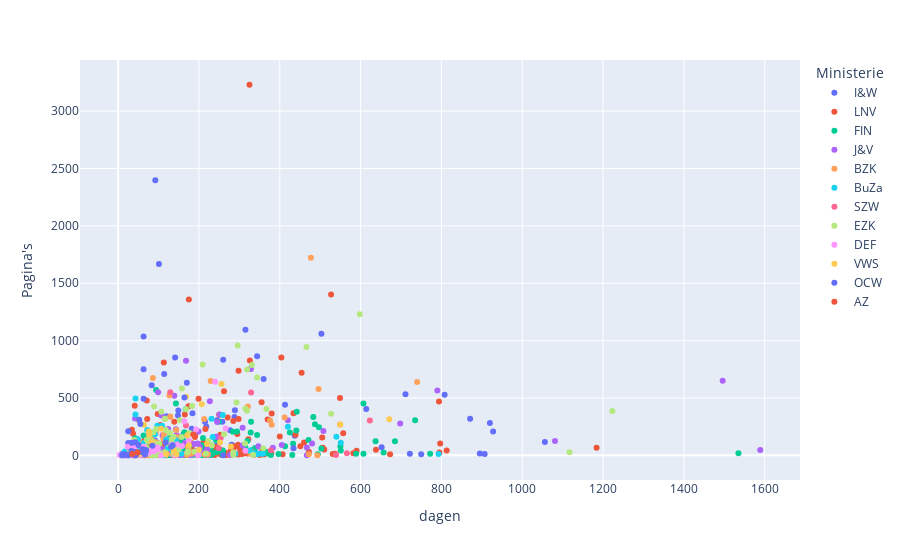

The notebook cell saved with this chart:
### Code cell
# hier komen de functies voor het maken van alle plots!
def avg_doc_len_ministerie(data):
    avg_doc_length = data.groupby('Ministerie')["Pagina's"].mean().reset_index()
    fig = px.bar(avg_doc_length, x='Ministerie', y="Pagina's", 
                 title="Gemiddeld aantal vrijgegeven pagina's per verzoek voor elke ministerie", color='Ministerie')
    
    fig.update_traces(hovertemplate='%{y:.0f}')
    return fig

def verzoeken_per_ministerie(data):
    requests_by_ministry = data.groupby("Ministerie").size().reset_index(name="Aantal Verzoeken")
    fig1 = px.bar(requests_by_ministry, x="Ministerie", y="Aantal Verzoeken", color='Ministerie')
    fig1.update_traces(hovertemplate='%{y:.0f}')
    fig1.show()
    
def scatter(data):
    fig2 = px.scatter(data, x="dagen", y="Pagina's", color="Ministerie")
    fig2.show()

scatter(data)

### Figure 1 — Plotly figure (JSON) as saved in the notebook; plotly's stock layout.template omitted (floating-point values rounded to 4 significant figures; data arrays with more than 128 entries replaced by an {"elided": "..."} marker saying what was removed)
{"data": [{"hovertemplate": "Ministerie=I&W<br>dagen=%{x}<br>Pagina's=%{y}<extra></extra>", "legendgroup": "I&W", "marker": {"color": "#636efa", "symbol": "circle"}, "mode": "markers", "name": "I&W", "orientation": "v", "showlegend": true, "type": "scatter", "x": [162, 137, 245, 112, 218, 110, 277, 62, 181, 337, 750, 27, 895, 1056, 60, 104, 83, 141, 133, 97, 115, 69, 97, 182, 907, 223, 242, 871, 928, 258, 174, 288, 174, 503, 413, 63, 148, 304, 172, 149, 62, 614, 91, 193, 184, 63, 92, 111, 652, 168, 49, 289, 344, 344, 281, 218, 44, 223, 218, 42, 161, 349, 250, 62, 808, 99, 77, 49, 215, 37, 37, 55, 52, 9, 36, 104, 57, 101, 120, 42, 24, 25, 90, 920, 722, 437, 711, 72, 203], "xaxis": "x", "y": [185, 86, 307, 102, 4, 3, 219, 6, 4, 45, 10, 51, 16, 117, 4, 8, 610, 853, 14, 29, 36, 158, 26, 233, 11, 58, 84, 320, 209, 294, 54, 334, 41, 1059, 441, 1036, 348, 38, 8, 390, 3, 404, 130, 35, 368, 750, 2397, 45, 70, 8, 3, 393, 863, 15, 93, 252, 43, 8, 62, 17, 8, 11, 113, 3, 529, 6, 57, 24, 293, 10, 3, 94, 36, 11, 38, 31, 4, 17, 340, 63, 3, 107, 15, 282, 13, 171, 532, 16, 15], "yaxis": "y"}, {"hovertemplate": "Ministerie=LNV<br>dagen=%{x}<br>Pagina's=%{y}<extra></extra>", "legendgroup": "LNV", "marker": {"color": "#EF553B", "symbol": "circle"}, "mode": "markers", "name": "LNV", "orientation": "v", "showlegend": true, "type": "scatter", "x": {"elided": "249 int values"}, "xaxis": "x", "y": {"elided": "249 int values"}, "yaxis": "y"}, {"hovertemplate": "Ministerie=FIN<br>dagen=%{x}<br>Pagina's=%{y}<extra></extra>", "legendgroup": "FIN", "marker": {"color": "#00cc96", "symbol": "circle"}, "mode": "markers", "name": "FIN", "orientation": "v", "showlegend": true, "type": "scatter", "x": {"elided": "129 int values"}, "xaxis": "x", "y": {"elided": "129 int values"}, "yaxis": "y"}, {"hovertemplate": "Ministerie=J&V<br>dagen=%{x}<br>Pagina's=%{y}<extra></extra>", "legendgroup": "J&V", "marker": {"color": "#ab63fa", "symbol": "circle"}, "mode": "markers", "name": "J&V", "orientation": "v", "showlegend": true, "type": "scatter", "x": [790, 109, 242, 467, 45, 24, 36, 698, 56, 1496, 124, 221, 405, 116, 149, 102, 92, 328, 202, 166, 308, 245, 50, 178, 196, 104, 99, 15, 188, 153, 420, 27, 99, 42, 55, 82, 143, 133, 63, 144, 46, 143, 91, 139, 73, 73, 175, 177, 164, 227, 132, 39, 1589, 119, 13, 223, 480, 199, 41, 328, 220, 84, 66, 66, 35, 24, 84, 383, 107, 34, 12, 508, 277, 467, 62, 66, 110, 197, 168, 122, 106, 308, 1081, 183, 160, 207, 126, 125, 347, 97, 244, 7, 146, 120, 251], "xaxis": "x", "y": [566, 6, 162, 2, 3, 3, 7, 277, 2, 650, 230, 62, 91, 22, 8, 5, 27, 752, 76, 109, 240, 291, 28, 33, 17, 31, 19, 6, 98, 3, 306, 6, 550, 322, 10, 194, 227, 8, 27, 178, 21, 6, 9, 520, 3, 3, 20, 3, 11, 471, 24, 8, 47, 50, 7, 8, 103, 208, 6, 752, 51, 141, 2, 2, 66, 29, 54, 67, 348, 7, 2, 212, 6, 69, 20, 14, 176, 103, 824, 47, 59, 85, 126, 9, 8, 28, 18, 107, 80, 8, 162, 8, 59, 69, 357], "yaxis": "y"}, {"hovertemplate": "Ministerie=BZK<br>dagen=%{x}<br>Pagina's=%{y}<extra></extra>", "legendgroup": "BZK", "marker": {"color": "#FFA15A", "symbol": "circle"}, "mode": "markers", "name": "BZK", "orientation": "v", "showlegend": true, "type": "scatter", "x": [148, 69, 144, 170, 144, 175, 329, 136, 94, 115, 105, 118, 740, 98, 49, 183, 146, 42, 134, 22, 41, 37, 9, 112, 93, 116, 46, 117, 549, 327, 86, 221, 493, 76, 477, 57, 321, 376, 496, 75, 97, 412, 472, 102, 134, 109, 123, 380, 86, 78, 113, 129, 48, 35, 92, 57, 27, 214, 66, 84, 222, 47, 40, 66, 42, 181, 35, 137, 145, 25, 213, 91, 92, 23, 76, 66, 34, 229, 69, 67, 81, 127, 62, 129, 52, 35, 173], "xaxis": "x", "y": [43, 6, 5, 3, 220, 52, 34, 22, 49, 16, 5, 32, 639, 237, 48, 24, 158, 2, 15, 2, 3, 6, 6, 143, 199, 320, 48, 2, 270, 14, 26, 7, 2, 13, 1723, 47, 425, 303, 579, 132, 4, 329, 9, 7, 99, 8, 135, 266, 675, 6, 180, 338, 10, 5, 116, 108, 3, 7, 10, 171, 8, 2, 3, 2, 6, 15, 53, 16, 69, 5, 316, 38, 61, 4, 2, 46, 54, 648, 4, 6, 7, 522, 61, 337, 304, 2, 70], "yaxis": "y"}, {"hovertemplate": "Ministerie=BuZa<br>dagen=%{x}<br>Pagina's=%{y}<extra></extra>", "legendgroup": "BuZa", "marker": {"color": "#19d3f3", "symbol": "circle"}, "mode": "markers", "name": "BuZa", "orientation": "v", "showlegend": true, "type": "scatter", "x": [326, 114, 119, 28, 24, 46, 138, 420, 125, 259, 167, 91, 62, 109, 43, 63, 103, 97, 84, 94, 231, 43, 551, 64, 340, 290, 345, 351, 359, 336, 345, 136, 82, 41, 52, 156, 49, 139, 143, 85, 6, 42, 58, 30, 88, 18, 123, 64, 39, 49, 234, 17, 65, 98, 540, 69, 139, 53, 46, 24, 793, 16, 87, 72], "xaxis": "x", "y": [40, 3, 139, 2, 2, 64, 122, 249, 97, 351, 402, 182, 54, 259, 356, 24, 11, 259, 21, 19, 319, 496, 110, 107, 16, 15, 15, 15, 15, 16, 15, 31, 23, 10, 11, 14, 141, 29, 131, 22, 2, 30, 11, 19, 12, 8, 63, 15, 6, 5, 159, 5, 28, 52, 163, 74, 105, 23, 89, 2, 12, 33, 9, 222], "yaxis": "y"}, {"hovertemplate": "Ministerie=SZW<br>dagen=%{x}<br>Pagina's=%{y}<extra></extra>", "legendgroup": "SZW", "marker": {"color": "#FF6692", "symbol": "circle"}, "mode": "markers", "name": "SZW", "orientation": "v", "showlegend": true, "type": "scatter", "x": [55, 378, 623, 249, 91, 79, 99, 254, 566, 105, 539, 329, 111, 92, 92, 70, 168, 129], "xaxis": "x", "y": [5, 45, 304, 61, 43, 3, 8, 153, 18, 7, 3, 548, 17, 19, 21, 15, 261, 550], "yaxis": "y"}, {"hovertemplate": "Ministerie=EZK<br>dagen=%{x}<br>Pagina's=%{y}<extra></extra>", "legendgroup": "EZK", "marker": {"color": "#B6E880", "symbol": "circle"}, "mode": "markers", "name": "EZK", "orientation": "v", "showlegend": true, "type": "scatter", "x": [95, 199, 285, 319, 598, 223, 232, 100, 94, 1117, 176, 334, 217, 132, 77, 35, 40, 89, 88, 95, 85, 116, 153, 285, 94, 69, 135, 1223, 331, 527, 128, 102, 293, 168, 262, 314, 344, 319, 138, 183, 157, 189, 137, 315, 359, 116, 296, 71, 86, 81, 133, 158, 23, 73, 137, 118, 78, 81, 107, 466, 44, 87, 85, 28, 63, 61, 89, 55, 173, 77, 64, 209, 50, 98, 171, 104, 126, 98, 150, 98, 367], "xaxis": "x", "y": [57, 8, 28, 389, 1230, 126, 87, 11, 4, 27, 196, 6, 16, 107, 47, 23, 133, 88, 3, 96, 125, 28, 305, 6, 230, 76, 62, 386, 788, 363, 197, 101, 461, 402, 183, 104, 678, 749, 50, 430, 160, 32, 9, 406, 63, 320, 958, 136, 50, 3, 142, 583, 4, 126, 163, 220, 173, 9, 381, 944, 28, 201, 7, 22, 20, 16, 425, 12, 33, 22, 9, 792, 26, 91, 25, 18, 100, 97, 52, 15, 403], "yaxis": "y"}, {"hovertemplate": "Ministerie=DEF<br>dagen=%{x}<br>Pagina's=%{y}<extra></extra>", "legendgroup": "DEF", "marker": {"color": "#FF97FF", "symbol": "circle"}, "mode": "markers", "name": "DEF", "orientation": "v", "showlegend": true, "type": "scatter", "x": [266, 146, 22, 29, 133, 25, 88, 9, 63, 4, 158, 82, 46, 240, 198, 98, 315, 193, 77, 142, 90, 90, 34, 164, 22, 43, 18, 24, 48, 54, 48, 37, 42, 54, 107, 22, 37, 175, 96], "xaxis": "x", "y": [235, 95, 2, 3, 93, 2, 36, 1, 75, 3, 82, 41, 13, 642, 2, 54, 40, 225, 22, 2, 48, 42, 2, 298, 1, 2, 2, 76, 2, 8, 6, 58, 78, 2, 2, 2, 26, 130, 70], "yaxis": "y"}, {"hovertemplate": "Ministerie=VWS<br>dagen=%{x}<br>Pagina's=%{y}<extra></extra>", "legendgroup": "VWS", "marker": {"color": "#FECB52", "symbol": "circle"}, "mode": "markers", "name": "VWS", "orientation": "v", "showlegend": true, "type": "scatter", "x": [279, 168, 256, 76, 64, 64, 671, 200, 252, 138, 207, 171, 106, 550, 119, 51, 46, 220, 46, 83, 49, 56, 42, 77, 175, 144], "xaxis": "x", "y": [78, 510, 623, 208, 27, 266, 315, 50, 112, 38, 445, 175, 232, 270, 9, 8, 16, 100, 28, 114, 15, 22, 7, 180, 89, 10], "yaxis": "y"}, {"hovertemplate": "Ministerie=OCW<br>dagen=%{x}<br>Pagina's=%{y}<extra></extra>", "legendgroup": "OCW", "marker": {"color": "#636efa", "symbol": "circle"}, "mode": "markers", "name": "OCW", "orientation": "v", "showlegend": true, "type": "scatter", "x": [434, 360, 40, 63, 61, 44, 49, 15, 135, 19, 315, 260, 260, 131, 101, 114, 170, 41, 42, 164, 25, 67, 33, 42, 52, 85, 55, 34, 43, 21, 14, 40, 11, 27, 57, 68, 66, 10, 69, 50, 118], "xaxis": "x", "y": [63, 666, 27, 493, 54, 6, 28, 9, 88, 7, 1095, 834, 2, 75, 1668, 709, 633, 2, 114, 505, 210, 28, 39, 29, 310, 84, 274, 110, 2, 6, 6, 5, 3, 4, 32, 34, 8, 2, 46, 90, 113], "yaxis": "y"}, {"hovertemplate": "Ministerie=AZ<br>dagen=%{x}<br>Pagina's=%{y}<extra></extra>", "legendgroup": "AZ", "marker": {"color": "#EF553B", "symbol": "circle"}, "mode": "markers", "name": "AZ", "orientation": "v", "showlegend": true, "type": "scatter", "x": [48, 35, 186], "xaxis": "x", "y": [24, 11, 182], "yaxis": "y"}], "layout": {"legend": {"title": {"text": "Ministerie"}, "tracegroupgap": 0}, "margin": {"t": 60}, "xaxis": {"anchor": "y", "domain": [0, 1], "title": {"text": "dagen"}}, "yaxis": {"anchor": "x", "domain": [0, 1], "title": {"text": "Pagina's"}}}}
